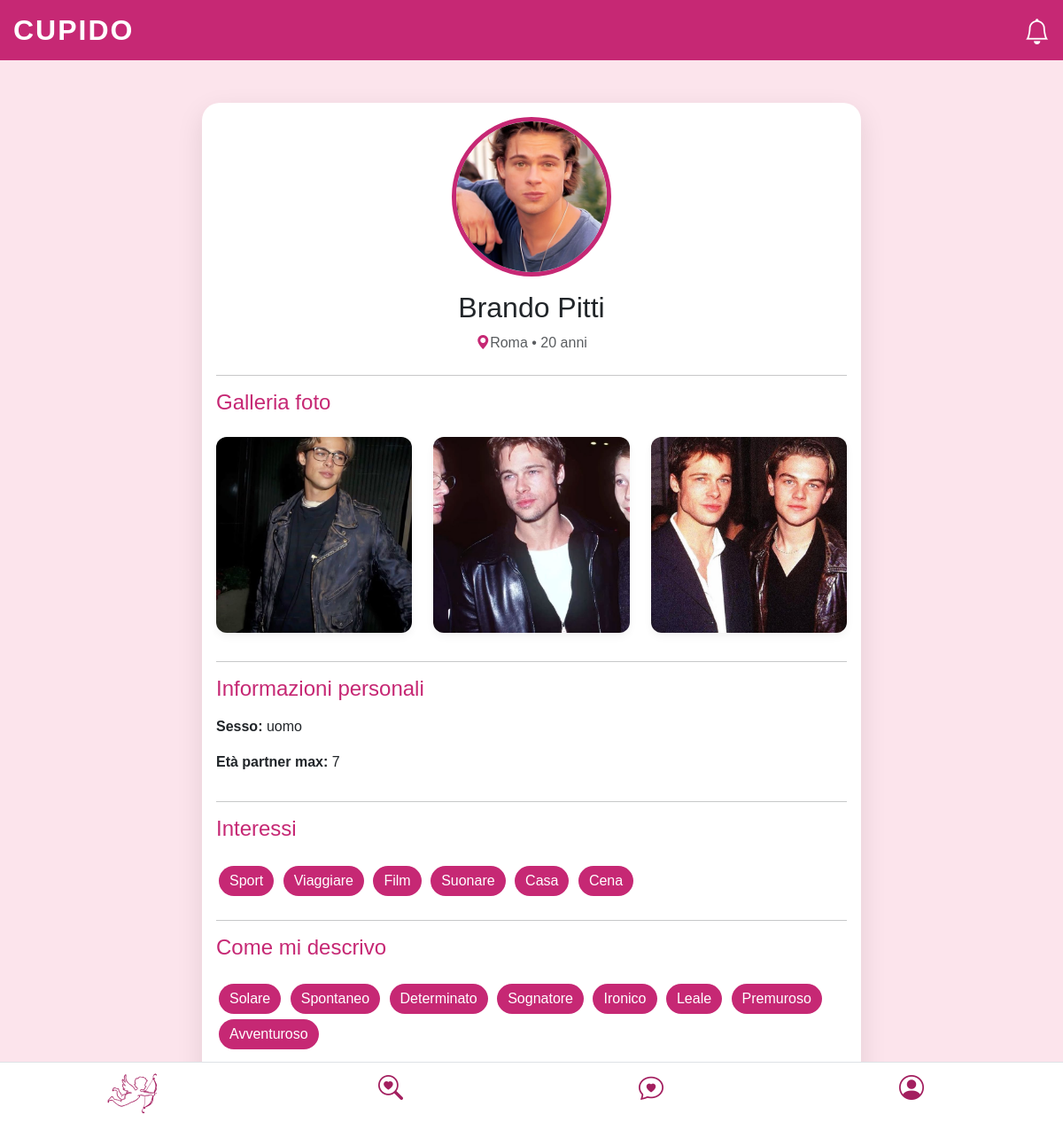
The page /profiloUtente.php?id=brandoo (signed in) on the database its author committed.
### tables this page shows
CREATE TABLE `foto_utenti` (
  `id_foto` int(11) NOT NULL,
  `id_utente` varchar(30) NOT NULL,
  `percorso` varchar(255) NOT NULL,
  `tipo` enum('profilo','galleria') NOT NULL,
  `caricata_il` timestamp NOT NULL DEFAULT current_timestamp()
);

CREATE TABLE `datiregistrazione` (
  `id_utente` varchar(30) NOT NULL,
  `email` varchar(30) NOT NULL,
  `password` varchar(30) NOT NULL,
  `nome` varchar(30) NOT NULL,
  `cognome` varchar(30) NOT NULL,
  `sesso` varchar(10) DEFAULT NULL,
  `eta` int(2) NOT NULL,
  `citta` varchar(30) NOT NULL,
  `maxEta` int(2) DEFAULT NULL,
  `distanza` tinyint(1) DEFAULT NULL,
  `sessoP` varchar(30) DEFAULT NULL,
  `relazione` varchar(30) DEFAULT NULL
);

### profiloUtente.php (the view, shortened to what this page needs)
<?php
require __DIR__ . "/connessioneDB.php";
$id = $_GET['id'];
$sql = "SELECT * FROM datiregistrazione WHERE id_utente = :id";
$stmt = $pdo->prepare($sql);
$stmt->execute([':id' => $id]);
$utente = $stmt->fetch();
$sqlFotoProfilo = "SELECT percorso FROM foto_utenti
                WHERE id_utente = :id AND tipo = 'profilo' LIMIT 1";
$stmtFoto = $pdo->prepare($sqlFotoProfilo);
$stmtFoto->execute([':id' => $id]);
$fotoProfilo = $stmtFoto->fetch();
$sqlGalleria = "SELECT percorso FROM foto_utenti
                WHERE id_utente = :id AND tipo = 'galleria'";
$stmtGall = $pdo->prepare($sqlGalleria);
$stmtGall->execute([':id' => $id]);
$galleria = $stmtGall->fetchAll();
$sqlInteressi = "SELECT * FROM interessi
                WHERE id_utente = :id";
$stmtInt = $pdo->prepare($sqlInteressi);
$stmtInt->execute([':id' => $id]);
$interessi = $stmtInt->fetch();
$sqlAgg = "SELECT * FROM aggettivi
                WHERE id_utente = :id";
$stmtAgg = $pdo->prepare($sqlAgg);
$stmtAgg->execute([':id' => $id]);
$aggettivi = $stmtAgg->fetch();
?>
<!DOCTYPE html>
<html lang="it">
<head>
    <link href="https://cdn.jsdelivr.net/npm/bootstrap@5.3.2/dist/css/bootstrap.min.css" rel="stylesheet">
    <link rel="stylesheet" href="https://cdn.jsdelivr.net/npm/bootstrap-icons@1.11.1/font/bootstrap-icons.css">
</head>
<body>
<div class="cupido-header position-relative">
    <h2 class="fw-bold h2" style="letter-spacing: 2px; margin: 0;">CUPIDO</h2>
    <div class="notifiche-icon">
        <i class="bi bi-bell"></i>
    </div>
</div>
<div class="container py-5">
    <div class="profile-card mx-auto col-lg-8">
        <div class="text-center mb-4">
            <div class="d-inline-block position-relative"
                data-bs-toggle="modal"
                data-bs-target="#visualizzaFoto"
                data-bs-remote="<?= htmlspecialchars($fotoProfilo['percorso']) ?>"
                style="cursor: pointer;">
                <img src ="<?= htmlspecialchars($fotoProfilo['percorso']) ?>" class="profile-img">
            </div>
            <h2 class="mt-3"><?= htmlspecialchars($utente['nome'] . " " . $utente['cognome']) ?></h2>
            <p class="text-muted">
                <i class="bi bi-geo-alt-fill" style="color: var(--primary-color);"></i><?= htmlspecialchars($utente['citta']) ?> • <?= htmlspecialchars($utente['eta']) ?> anni</p>
        </div>
        <hr>
        <div class="d-flex justify-content-between align-items-center mb-3">
            <h4 style="color: var(--primary-color);">Galleria foto</h4>
        </div>
        <div class="row">
            <?php if (!empty($galleria)): ?>
                <?php foreach ($galleria as $foto): ?>
                    <div class="col-4 mb-3">
                        <div class="galleria"
                             data-bs-toggle="modal"
                             data-bs-target="#visualizzaFoto"
                             data-bs-remote="<?= htmlspecialchars($foto['percorso']) ?>"
                             style="cursor: pointer;">
                            <img src="<?= htmlspecialchars($foto['percorso']) ?>" class="galleria-imm">
                        </div>
                    </div>
                <?php endforeach; ?>
            <?php else: ?>
                <p class="text-muted small px-3">Non ho ancora caricato nessuna foto...</p>
            <?php endif; ?>
        </div>
        <hr>
        <div class="d-flex justify-content-between align-items-center mb-2">
            <h4 style="color: var(--primary-color);">Informazioni personali</h4>
        </div>
        <div class="row">
            <p><strong>Sesso:</strong> <?= htmlspecialchars($utente['sesso']) ?></p>
            <p><strong>Età partner max: </strong> <?= htmlspecialchars($utente['maxEta']) ?></p>
        </div>
        <hr>
        <div class="d-flex justify-content-between align-items-center mb-3">
            <h4 style="color: var(--primary-color);">Interessi</h4>
        </div>
        <div class="mb-4">
            <?php if ($interessi): ?>
                <?php foreach ($interessi as $chiave => $valore): ?>
                    <?php if (!is_numeric($chiave) && ($chiave != "id_utente" && $valore == 1)): ?>
                        <span class="tag"><?= ucfirst(htmlspecialchars($chiave)) ?></span>
                    <?php endif; ?>
                <?php endforeach; ?>
            <?php endif; ?>
        </div>
        <hr>
        <div class="d-flex justify-content-between align-items-center mb-3">
            <h4 style="color: var(--primary-color);">Come mi descrivo</h4>
        </div>
        <div class="mb-4">
            <?php if ($aggettivi): ?>
                <?php foreach ($aggettivi as $chiave => $valore): ?>
                    <?php if (!is_numeric($chiave) && ($chiave != "id_utente" && $valore == 1)): ?>
                        <span class="tag"><?= ucfirst(htmlspecialchars($chiave)) ?></span>
                    <?php endif; ?>
                <?php endforeach; ?>
            <?php endif; ?>
        </div>
    </div>
</div>
    <nav class="navbar fixed-bottom bg-white border-top">
    <div class="container-fluid">
        <div class="row text-center w-100">
            <div class="col">
                <a href="card.php" class="text-decoration-none text-dark">
                </a>
            </div>
            <div class="col">
                <a href="cerca.php" class="text-decoration-none text-dark">
                    <i class="bi bi-search-heart fs-3" style="color:#a31f5f;"></i>
                </a>
            </div>
            <div class="col">
                <a href="match.php" class="text-decoration-none text-dark">
                    <i class="bi bi-chat-heart fs-3" style="color:#a31f5f;"></i>
                </a>
            </div>
            <div class="col">
                <a href="profilo.php" class="text-decoration-none text-dark">
                    <i class="bi bi-person-circle fs-3" style="color:#a31f5f;"></i>
                </a>
            </div>
            </div>
    </div>
</nav>
</body>
</html>

### profiloUtente.php (style rules this page uses)
:root { --primary-color: #c62874; --accent-color: #fce4ec; --text-main: #333; }
body { background-color: var(--accent-color); font-family: 'Montserrat', sans-serif; }
.profile-card { background: white; border-radius: 20px; padding: 1rem; box-shadow: 0 10px 30px rgba(0,0,0,0.1); position: relative; margin: 0 10px; }
.profile-img { width: 180px; height: 180px; border-radius: 50%; object-fit: cover; border: 5px solid var(--primary-color); }
.tag { background: var(--primary-color); color: white; padding: 5px 12px; border-radius: 20px; margin: 3px; display: inline-block; }
.galleria { width: 100%; padding-top: 100%; position: relative; overflow: hidden; border-radius: 12px; box-shadow: 0 4px 10px rgba(0, 0, 0, 0.05); }
.galleria-imm { position: absolute; top: 0; left: 0; width: 100%; height: 100%; object-fit: cover; object-position: center; transition: transform 0.3s ease; }
.cupido-header { background: var(--primary-color); color: white; padding: 15px; font-size: 20px; position: relative; }
.notifiche-icon { position: absolute; right: 15px; top: 15px; font-size: 1.8rem; color: white; cursor: pointer; }

### rows shown on the page
foto_utenti: percorso (picture)
datiregistrazione: nome+cognome "Brando Pitti", citta "Roma", eta "20", sesso "uomo", maxEta "7"
foto_utenti: percorso (picture)
foto_utenti: percorso (picture)
foto_utenti: percorso (picture)

### other values the page prints
$chiave "Sport"
$chiave "Viaggiare"
$chiave "Film"
$chiave "Suonare"
$chiave "Casa"
$chiave "Cena"
$chiave "Solare"
$chiave "Spontaneo"
$chiave "Determinato"
$chiave "Sognatore"
$chiave "Ironico"
$chiave "Leale"
$chiave "Premuroso"
$chiave "Avventuroso"
